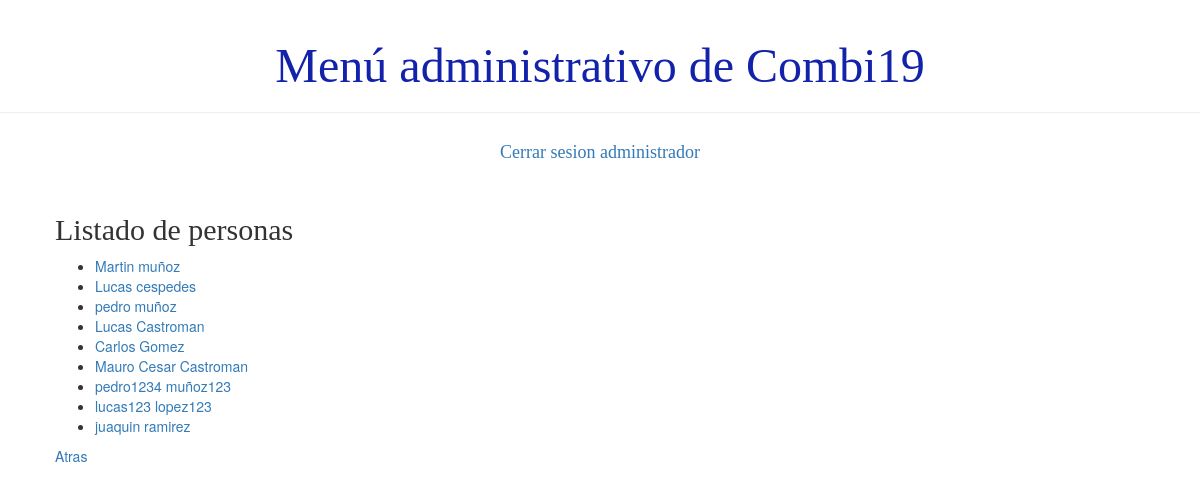
The page /usuario/listaPersona/ (signed in) on the database its author committed.
### demo1/models.py (models this page shows)
class Persona(models.Model):
    usuario = models.ForeignKey('auth.User', on_delete=models.CASCADE)
    dni = models.IntegerField(unique=True)
    telefono = models.BigIntegerField()
    activo = models.BooleanField(default=True)
    def __str__(self):
        return '%s %s' % (self.usuario.first_name, self.usuario.last_name)

### demo1/views.py (the view)
# urls.py: path('usuario/listaPersona/', views.listado_persona, name= 'listado_persona'),
def listado_persona(request):
    personas= Persona.objects.all()
    return render(request, 'demo1/listados/listado_persona.html', {'personas':personas})

### demo1/templates/demo1/listados/listado_persona.html
{% extends 'demo1/base.html' %}
{% block content %}
    <h2>Listado de personas</h2>
    <div>
        <ul>
        {% for persona in personas %}
            <li><a href="">{{ persona }}</a></li>
        {% endfor %}
        </ul>
    </div>
    <div><a href="{% url 'principal' %}">Atras</a></div>
{% endblock %}

### demo1/static/css/demo1.css (style rules this page uses)
h1, h2, h3, h4 { font-family: 'Lobster', cursive; }

### rows shown on the page
Persona: usuario.last_name "Martin muñoz"
Persona: usuario.last_name "Lucas cespedes"
Persona: usuario.last_name "pedro muñoz"
Persona: usuario.last_name "Lucas Castroman"
Persona: usuario.last_name "Carlos Gomez"
Persona: usuario.last_name "Mauro Cesar Castroman"
Persona: usuario.last_name "pedro1234 muñoz123"
Persona: usuario.last_name "lucas123 lopez123"
Persona: usuario.last_name "juaquin ramirez"
